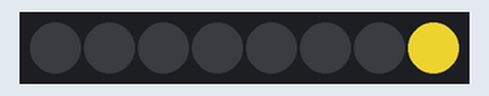
A sketch run on a simulated Arduino Uno, built with avr-gcc and run on an emulated ATmega328P. Parts: 8 RGB LEDs in strip order, left to right. Dim RGB values are drawn brighter than linear; random numbers use the default seed unless the sketch sets one.

Above: at 0.15 s.
At 4.53 s:
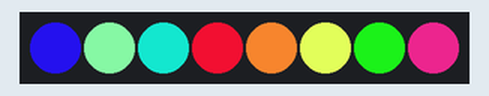
At 9.96 s:
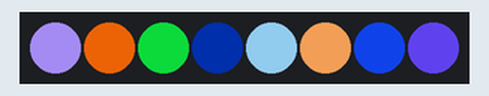
At 19.02 s:
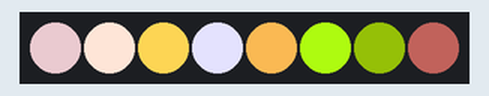
At 28.07 s:
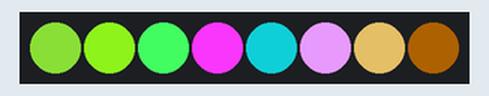
At 38.94 s:
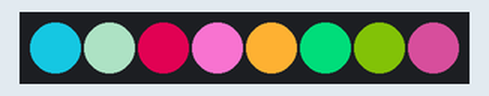
Timing chart, 0 to 40.0 s (numbered marks = the images above):
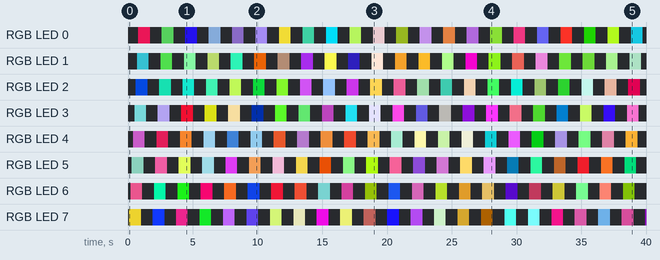

The sketch:

sketch_27rgbledstrip.ino
```cpp
#include <Adafruit_NeoPixel.h> // Include the Adafruit NeoPixel library

#define LED_PIN 14 // NeoPixel LED strip
#define NUM_LEDS 8 // Number of LEDs

// Create an instance of the Adafruit_NeoPixel class
Adafruit_NeoPixel strip = Adafruit_NeoPixel(NUM_LEDS, LED_PIN, NEO_GRB + NEO_KHZ800);

void setup() {
  strip.begin(); // Initialize the NeoPixel strip
  strip.show(); // Set initial color to black
}

void loop() {
    randomSeed(0);

  // Turn on LEDs one by one
  for (int i = NUM_LEDS; i >= 0 ; i--) {
    strip.setPixelColor(i, random(0,255), random(0,255), random(0,255)); // Set the color of the i-th LED to red
    strip.show(); // Update the LED strip with the new colors
    delay(100); // Wait for 100 milliseconds
  }

  // Turn off LEDs one by one
  for (int i = NUM_LEDS; i >= 0; i--) {
    strip.setPixelColor(i, 0, 0, 0); // Set the color of the i-th LED to black (turn it off)
    strip.show(); // Update the LED strip with the new colors
    delay(100); // Wait for 100 milliseconds
  }
}
```

Measured:
- by itself, RGB LED 0: off → RGB(189, 18, 70) at 0.81 s, → off 0.90 s later, → RGB(49, 118, 53) 0.91 s later, → off 0.90 s later, … (44 changes in this stretch)
- by itself, RGB LED 2: off → RGB(3, 52, 160) at 0.61 s, → off 0.90 s later, → RGB(16, 158, 125) 0.91 s later, → off 0.90 s later, … (44 changes in this stretch)
